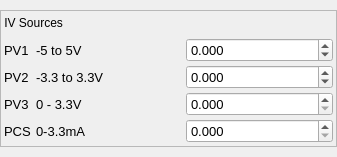
<?xml version="1.0" encoding="UTF-8"?>
<ui version="4.0">
 <class>Form</class>
 <widget class="QWidget" name="Form">
  <property name="geometry">
   <rect>
    <x>0</x>
    <y>0</y>
    <width>337</width>
    <height>157</height>
   </rect>
  </property>
  <property name="windowTitle">
   <string>Form</string>
  </property>
  <layout class="QVBoxLayout" name="verticalLayout">
   <property name="spacing">
    <number>0</number>
   </property>
   <property name="margin">
    <number>0</number>
   </property>
   <item>
    <widget class="QFrame" name="frame_3">
     <property name="sizePolicy">
      <sizepolicy hsizetype="Expanding" vsizetype="Maximum">
       <horstretch>0</horstretch>
       <verstretch>0</verstretch>
      </sizepolicy>
     </property>
     <property name="maximumSize">
      <size>
       <width>400</width>
       <height>16777215</height>
      </size>
     </property>
     <property name="frameShape">
      <enum>QFrame::StyledPanel</enum>
     </property>
     <property name="frameShadow">
      <enum>QFrame::Raised</enum>
     </property>
     <property name="class" stdset="0">
      <string>ControlWidget</string>
     </property>
     <layout class="QVBoxLayout" name="verticalLayout_6">
      <property name="spacing">
       <number>5</number>
      </property>
      <property name="leftMargin">
       <number>0</number>
      </property>
      <property name="topMargin">
       <number>5</number>
      </property>
      <property name="rightMargin">
       <number>0</number>
      </property>
      <property name="bottomMargin">
       <number>0</number>
      </property>
      <item>
       <widget class="QLabel" name="label_2">
        <property name="text">
         <string> IV Sources</string>
        </property>
       </widget>
      </item>
      <item>
       <widget class="QFrame" name="Frame_2">
        <property name="font">
         <font>
          <pointsize>10</pointsize>
          <weight>75</weight>
          <bold>true</bold>
         </font>
        </property>
        <property name="PeripheralCollectionInner" stdset="0">
         <string/>
        </property>
        <property name="class" stdset="0">
         <string>ControlWidgetInner</string>
        </property>
        <layout class="QGridLayout" name="gridLayout_2">
         <property name="sizeConstraint">
          <enum>QLayout::SetNoConstraint</enum>
         </property>
         <property name="margin">
          <number>3</number>
         </property>
         <property name="spacing">
          <number>3</number>
         </property>
         <item row="2" column="0">
          <widget class="QLabel" name="label_10">
           <property name="sizePolicy">
            <sizepolicy hsizetype="Maximum" vsizetype="Preferred">
             <horstretch>0</horstretch>
             <verstretch>0</verstretch>
            </sizepolicy>
           </property>
           <property name="font">
            <font>
             <weight>50</weight>
             <bold>false</bold>
            </font>
           </property>
           <property name="text">
            <string>PV3</string>
           </property>
          </widget>
         </item>
         <item row="1" column="0">
          <widget class="QLabel" name="label_12">
           <property name="sizePolicy">
            <sizepolicy hsizetype="Maximum" vsizetype="Preferred">
             <horstretch>0</horstretch>
             <verstretch>0</verstretch>
            </sizepolicy>
           </property>
           <property name="font">
            <font>
             <weight>50</weight>
             <bold>false</bold>
            </font>
           </property>
           <property name="text">
            <string>PV2 </string>
           </property>
          </widget>
         </item>
         <item row="0" column="0">
          <widget class="QLabel" name="label_11">
           <property name="sizePolicy">
            <sizepolicy hsizetype="Maximum" vsizetype="Preferred">
             <horstretch>0</horstretch>
             <verstretch>0</verstretch>
            </sizepolicy>
           </property>
           <property name="font">
            <font>
             <weight>50</weight>
             <bold>false</bold>
            </font>
           </property>
           <property name="text">
            <string>PV1 </string>
           </property>
          </widget>
         </item>
         <item row="3" column="1">
          <widget class="QLabel" name="PCS_LABEL">
           <property name="font">
            <font>
             <weight>50</weight>
             <bold>false</bold>
            </font>
           </property>
           <property name="text">
            <string>0-3.3mA</string>
           </property>
          </widget>
         </item>
         <item row="3" column="0">
          <widget class="QLabel" name="label_9">
           <property name="sizePolicy">
            <sizepolicy hsizetype="Maximum" vsizetype="Preferred">
             <horstretch>0</horstretch>
             <verstretch>0</verstretch>
            </sizepolicy>
           </property>
           <property name="font">
            <font>
             <weight>50</weight>
             <bold>false</bold>
            </font>
           </property>
           <property name="text">
            <string>PCS</string>
           </property>
          </widget>
         </item>
         <item row="2" column="1">
          <widget class="QLabel" name="PV3_LABEL">
           <property name="font">
            <font>
             <weight>50</weight>
             <bold>false</bold>
            </font>
           </property>
           <property name="text">
            <string>0 - 3.3V</string>
           </property>
          </widget>
         </item>
         <item row="1" column="1">
          <widget class="QLabel" name="PV2_LABEL">
           <property name="font">
            <font>
             <weight>50</weight>
             <bold>false</bold>
            </font>
           </property>
           <property name="text">
            <string>-3.3 to 3.3V</string>
           </property>
          </widget>
         </item>
         <item row="0" column="1">
          <widget class="QLabel" name="PV1_LABEL">
           <property name="font">
            <font>
             <weight>50</weight>
             <bold>false</bold>
            </font>
           </property>
           <property name="text">
            <string>-5 to 5V</string>
           </property>
          </widget>
         </item>
         <item row="0" column="2">
          <widget class="QDoubleSpinBox" name="PV1BOX">
           <property name="sizePolicy">
            <sizepolicy hsizetype="Minimum" vsizetype="Fixed">
             <horstretch>0</horstretch>
             <verstretch>0</verstretch>
            </sizepolicy>
           </property>
           <property name="font">
            <font>
             <weight>50</weight>
             <bold>false</bold>
            </font>
           </property>
           <property name="decimals">
            <number>3</number>
           </property>
           <property name="minimum">
            <double>-5.000000000000000</double>
           </property>
           <property name="maximum">
            <double>5.000000000000000</double>
           </property>
           <property name="singleStep">
            <double>0.100000000000000</double>
           </property>
          </widget>
         </item>
         <item row="1" column="2">
          <widget class="QDoubleSpinBox" name="PV2BOX">
           <property name="sizePolicy">
            <sizepolicy hsizetype="Minimum" vsizetype="Fixed">
             <horstretch>0</horstretch>
             <verstretch>0</verstretch>
            </sizepolicy>
           </property>
           <property name="font">
            <font>
             <weight>50</weight>
             <bold>false</bold>
            </font>
           </property>
           <property name="decimals">
            <number>3</number>
           </property>
           <property name="minimum">
            <double>-3.300000000000000</double>
           </property>
           <property name="maximum">
            <double>3.300000000000000</double>
           </property>
           <property name="singleStep">
            <double>0.100000000000000</double>
           </property>
          </widget>
         </item>
         <item row="2" column="2">
          <widget class="QDoubleSpinBox" name="PV3BOX">
           <property name="sizePolicy">
            <sizepolicy hsizetype="Minimum" vsizetype="Fixed">
             <horstretch>0</horstretch>
             <verstretch>0</verstretch>
            </sizepolicy>
           </property>
           <property name="font">
            <font>
             <weight>50</weight>
             <bold>false</bold>
            </font>
           </property>
           <property name="decimals">
            <number>3</number>
           </property>
           <property name="maximum">
            <double>3.300000000000000</double>
           </property>
           <property name="singleStep">
            <double>0.100000000000000</double>
           </property>
          </widget>
         </item>
         <item row="3" column="2">
          <widget class="QDoubleSpinBox" name="PCSBOX">
           <property name="sizePolicy">
            <sizepolicy hsizetype="Minimum" vsizetype="Fixed">
             <horstretch>0</horstretch>
             <verstretch>0</verstretch>
            </sizepolicy>
           </property>
           <property name="font">
            <font>
             <weight>50</weight>
             <bold>false</bold>
            </font>
           </property>
           <property name="decimals">
            <number>3</number>
           </property>
           <property name="maximum">
            <double>3.300000000000000</double>
           </property>
           <property name="singleStep">
            <double>0.100000000000000</double>
           </property>
          </widget>
         </item>
        </layout>
       </widget>
      </item>
     </layout>
    </widget>
   </item>
  </layout>
 </widget>
 <resources/>
 <connections>
  <connection>
   <sender>PV1BOX</sender>
   <signal>valueChanged(double)</signal>
   <receiver>Form</receiver>
   <slot>setPV1()</slot>
   <hints>
    <hint type="sourcelabel">
     <x>271</x>
     <y>51</y>
    </hint>
    <hint type="destinationlabel">
     <x>264</x>
     <y>-10</y>
    </hint>
   </hints>
  </connection>
  <connection>
   <sender>PV2BOX</sender>
   <signal>valueChanged(double)</signal>
   <receiver>Form</receiver>
   <slot>setPV2()</slot>
   <hints>
    <hint type="sourcelabel">
     <x>221</x>
     <y>91</y>
    </hint>
    <hint type="destinationlabel">
     <x>220</x>
     <y>182</y>
    </hint>
   </hints>
  </connection>
  <connection>
   <sender>PV3BOX</sender>
   <signal>valueChanged(double)</signal>
   <receiver>Form</receiver>
   <slot>setPV3()</slot>
   <hints>
    <hint type="sourcelabel">
     <x>249</x>
     <y>115</y>
    </hint>
    <hint type="destinationlabel">
     <x>241</x>
     <y>177</y>
    </hint>
   </hints>
  </connection>
  <connection>
   <sender>PCSBOX</sender>
   <signal>valueChanged(double)</signal>
   <receiver>Form</receiver>
   <slot>setPCS()</slot>
   <hints>
    <hint type="sourcelabel">
     <x>309</x>
     <y>152</y>
    </hint>
    <hint type="destinationlabel">
     <x>330</x>
     <y>179</y>
    </hint>
   </hints>
  </connection>
 </connections>
 <slots>
  <slot>setPV1()</slot>
  <slot>setPV2()</slot>
  <slot>setPV3()</slot>
  <slot>setPCS()</slot>
 </slots>
</ui>
